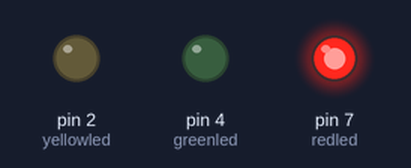
This sketch was run on a simulated Arduino Uno, built with avr-gcc and run on an emulated ATmega328P. On the bench: output pins drawn as LEDs (lit = HIGH).

Above: at 0.1 s.
At 60.1 s:
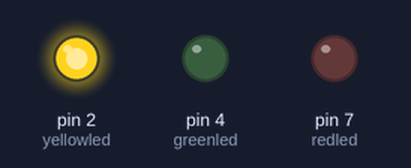
At 100.1 s:
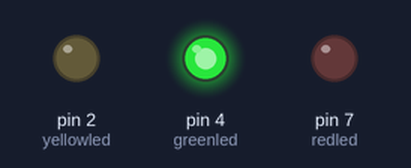
At 110.1 s:
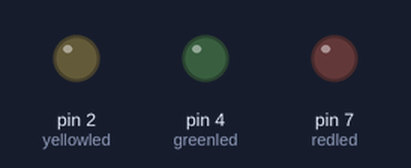
Timing chart, 0 to 121.5 s (numbered marks = the images above):
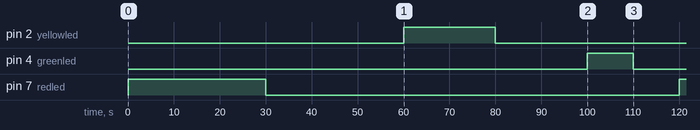

The sketch:

leds_code.ino
```cpp
int redled = 7;
int yellowled = 2;
int greenled = 4;

void setup() {
pinMode(redled,OUTPUT);
pinMode(yellowled,OUTPUT);
pinMode(greenled,OUTPUT);

}

void loop() {
  // put your main code here, to run repeatedly:
 digitalWrite(redled,HIGH);
  delay(30000);
 digitalWrite(redled,LOW);
  delay(30000);
 digitalWrite(yellowled,HIGH);
  delay(20000);
 digitalWrite(yellowled,LOW);
  delay(20000);
 digitalWrite(greenled,HIGH);
  delay(10000);
 digitalWrite(greenled,LOW);
  delay(10000);
}
```

Measured:
- by itself, pin 2 (yellowled): LOW → HIGH at 60.0 s, → LOW 20.0 s later
- by itself, pin 4 (greenled): LOW → HIGH at 100 s, → LOW 10.0 s later
- by itself, pin 7 (redled): LOW → HIGH at 0.00 s, → LOW 30.0 s later, → HIGH 90.0 s later
